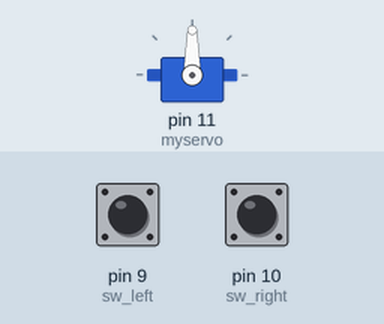
Simulated run of this sketch. Board: Arduino Uno, built with avr-gcc and run on an emulated ATmega328P. Shown: servo. The test bench sets the inputs (shaded band); at power-on: pin 9 (sw_left) LOW, pin 10 (sw_right) LOW.

Above: at 1.2 s.
1.3 s: pin 9 (sw_left) pulled HIGH for 0.15 s
4.3 s: pin 10 (sw_right) pulled HIGH for 0.15 s
At 4.48 s:
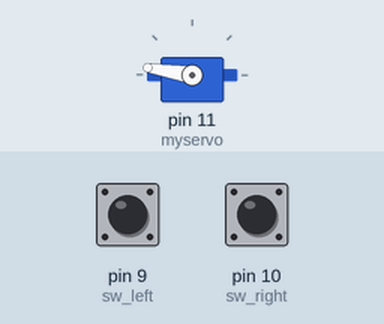
7.3 s: pin 9 (sw_left) pulled HIGH for 1 s
At 7.49 s:
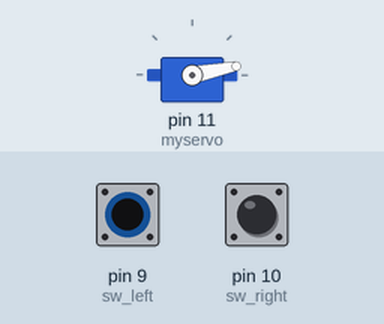
10.3 s: pin 10 (sw_right) pulled HIGH for 1 s
At 10.79 s:
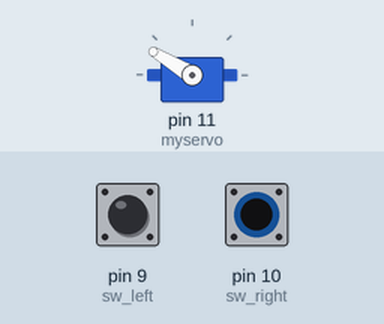
13.3 s: pin 9 (sw_left) pulled HIGH for 3.2 s
At 13.79 s:
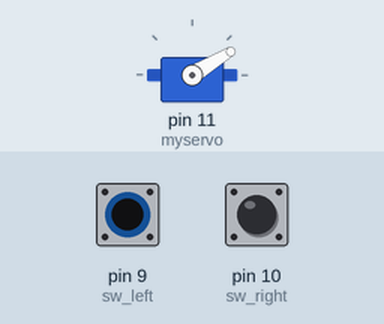
18.0 s: pin 10 (sw_right) pulled HIGH for 3.2 s
At 18.78 s:
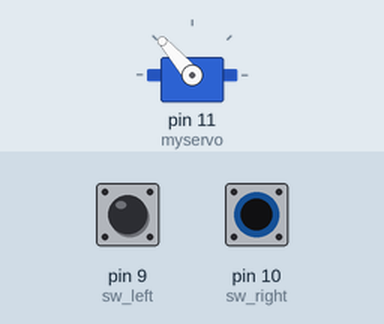
Timing chart, 0 to 22.2 s (numbered marks = the images above; inputs shaded):
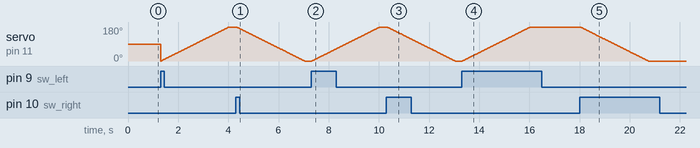

The sketch:

Srv_SW2_2way.ino
```cpp
#include <Servo.h>
Servo myservo;
int sw_left = 9 ;
int sw_right = 10 ;
int pos = 0;
int pos_current = 0;
void setup()
{
  myservo.attach(11);
  pinMode(sw_left, INPUT);
  pinMode(sw_right, INPUT);
}
void loop()
{
  if (digitalRead(sw_left) == HIGH)
  {
    for (pos = pos_current; pos <= 180; pos += 1)
    {
      myservo.write(pos);
      delay(15);
    }
    pos_current = pos;
    delay(100);
  }
  else if (digitalRead(sw_right) == HIGH)
  {
    for (pos = pos_current; pos >= 0; pos -= 1)
    {
      myservo.write(pos);
      delay(15);
    }
    pos_current = pos;
    delay(100);
  }
}
```

Measured:
- after the input at 4.3 s, servo on pin 11 (myservo): moves from 180° to 0° over 2.7 s, starting at once
- after the input at 7.3 s, servo on pin 11 (myservo): moves from 0° to 180° over 2.7 s, starting at once
- after the input at 10.3 s, servo on pin 11 (myservo): moves from 180° to 0° over 2.7 s, starting at once
- after the input at 13.3 s, servo on pin 11 (myservo): moves from 0° to 180° over 2.7 s, starting at once
- after the input at 18.0 s, servo on pin 11 (myservo): moves from 180° to 0° over 2.7 s, starting at once
